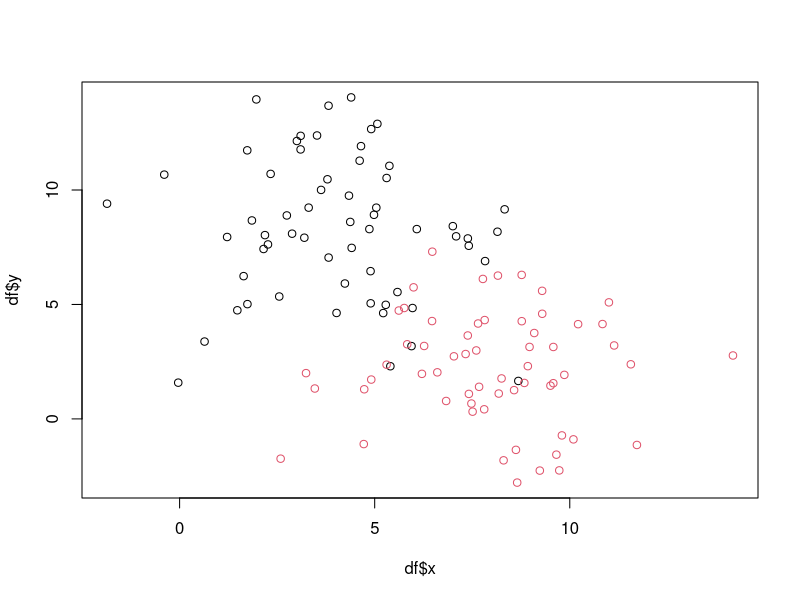
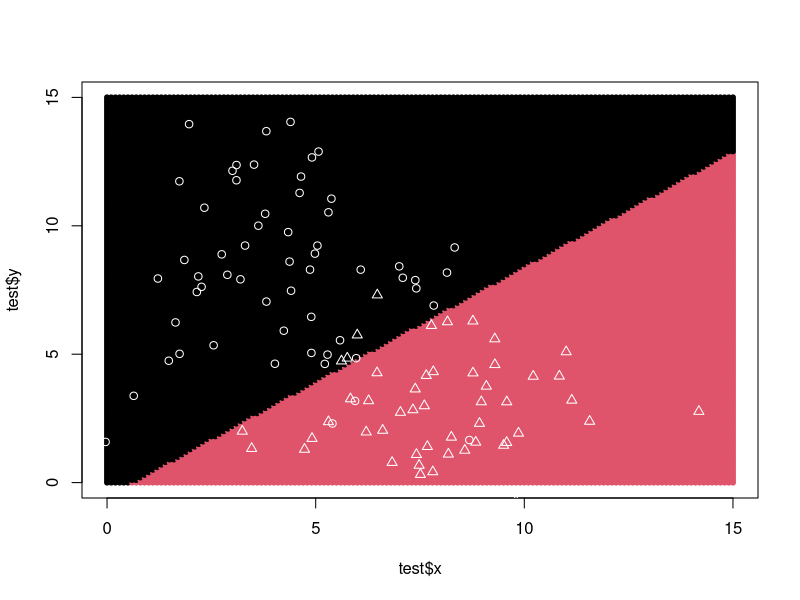

Here is the R script that generated these plots, in order:
library(e1071)
library(dplyr)



x1<-rnorm(60,4,2)
y1<-rnorm(60,8,3)
x2<-rnorm(60,8,2)
y2<-rnorm(60,2,3)

df1 <- data.frame(x=x1,y=y1,class="16")
df2 <- data.frame(x=x2,y=y2,class="18")


df <- rbind(df1,df2)

df$class<-factor(df$class)


plot(df$x,df$y,col=df$class)

x <- seq(0,15,by = 0.1)
y <- seq(0,15,by = 0.1)
test<-expand.grid(x=x,y=y)
svm_model <- svm(class~.,data = df,kernel="linear")
pred<-predict(svm_model,test)
plot(test$x,test$y,col=pred,pch=20)
points(df$x,df$y,col="white",pch=as.numeric(df$class))



